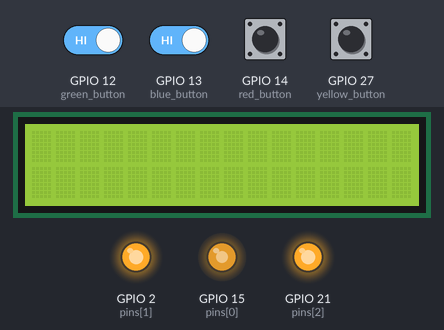
The program below on a simulated ESP32 board running MicroPython. Shown: 16×2 character LCD, output pins drawn as LEDs (lit = HIGH). Dashed ring = blinking. The test bench sets the inputs (shaded band); at power-on: GPIO 12 (green_button), GPIO 13 (blue_button), GPIO 14 (red_button), GPIO 27 (yellow_button) HIGH. WiFi joins after 1.5 s; random numbers come from a fixed seed; web requests get an empty 200 reply after 0.4 s; the clock reads 2024-03-15 10:24:30 at power-on unless the program sets it; library files of the repository ran but are not shown: LCD_API.py; what the program prints to the serial console is not drawn. At 14.9 s the program stops and its outputs stay as they are.

Above: at 4.6 s.
4.7 s: GPIO 12 (green_button) driven LOW and GPIO 13 (blue_button) driven LOW
At 10.8 s:
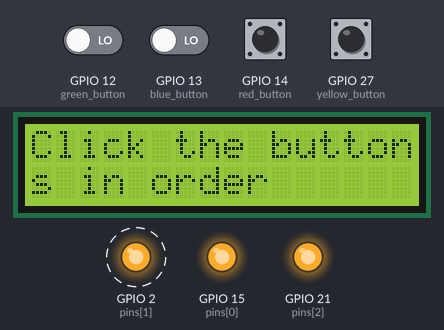
At 15.9 s:
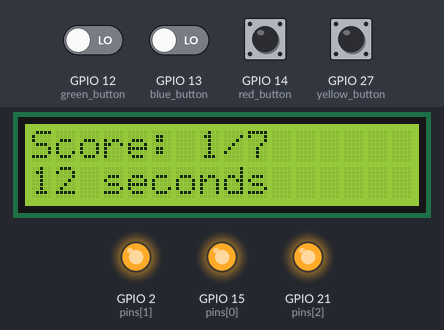
Timing chart, 0 to 16.4 s (numbered marks = the images above; inputs shaded):
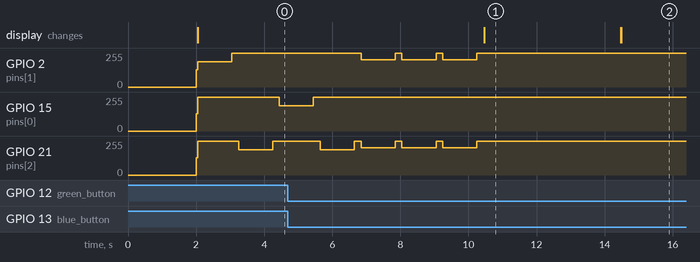

The program:

game2-server.py
```python
"""
    Bryan Rachmat and Andrew Singari
    CMPT 401 Project

    Game2 Color Memorization

"""
from machine import Pin,PWM,I2C
from random import randint
import time
from ww import I2cLcd
import time
from irrecvdata import irGetCMD
import network
import urequests
import ujson


# Set up Wi-Fi connection
wifi = network.WLAN(network.STA_IF)
wifi.active(True)
wifi.connect('TWUGuest','')

# Wait for connection with a timeout
timeout = 10
while not wifi.isconnected() and timeout > 0:
    time.sleep(1)
    timeout -= 1

# Check if connected
if wifi.isconnected():
    print('Connected to WiFi')
else:
    print('Failed to connect to WiFi')


# Record the start time
start_time = time.time()

#Initializing hardware connections
pins=[15,2,21]

pwm0=PWM(Pin(pins[0]),10000)
pwm1=PWM(Pin(pins[1]),10000)
pwm2=PWM(Pin(pins[2]),10000)
yellow_button = Pin(27, Pin.IN,Pin.PULL_UP)
blue_button  = Pin(13, Pin.IN,Pin.PULL_UP)
red_button  = Pin(14, Pin.IN,Pin.PULL_UP)
green_button  = Pin(12, Pin.IN,Pin.PULL_UP)
i2c = I2C(scl=Pin(5), sda=Pin(18), freq=400000)
devices = i2c.scan()
if len(devices) == 0:
    print("No i2c device !")
else:
    for device in devices:
        print("I2C addr: "+hex(device))
        lcd = I2cLcd(i2c, device, 2, 16)

level=4
sequence=3+level

def setColor(r,g,b):
    """
    Function to change the color of the RGB LED
    """
    pwm0.duty(1023-b)
    pwm1.duty(1023-g)
    pwm2.duty(1023-r)

def red():
    """
    setColor to red
    """
    setColor(255,0,0)
    print("red")
    time.sleep_ms(1000)

def green():
    """
    setColor to green
    """
    setColor(0,255,0)
    print("green")
    time.sleep_ms(1000)

def blue():
    """
    setColor to blue
    """
    setColor(0,0,255)
    print("blue")
    time.sleep_ms(1000)

def yellow():
    """
    setColor to yellow
    """
    setColor(195,195,11)
    print("yellow")
    time.sleep_ms(1000)

def none():
    """
    setColor to none
    """
    setColor(0,0,0)
    time.sleep_ms(200)

def generate_sequence(n):
    """
    Returns a sequence from 0 to 3 for random index, used for LED
    """
    array=[]
    for i in range (0,n):
        array.append(randint(0,3))

    return array


#array of color, test order, and answers
answers=[]
colors=[red,green,blue,yellow]
n=0
score=0
TestOrder=generate_sequence(sequence)


try:
    #LED Blink according to sequence
    for i in TestOrder:
        colors[i]()
        none()
    lcd.move_to(0, 0)
    lcd.clear()
    lcd.putstr("Click the buttons in order")

    #User clicks button according to what they memorized.
    while n<sequence:
        if not yellow_button.value():
            print("yellow")
            n+=1
            answers.append(3)
            time.sleep_ms(500)
        if not blue_button.value():
            print("blue")
            n+=1
            answers.append(2)
            time.sleep_ms(500)
        if not red_button.value():
            print("red")
            n+=1
            answers.append(0)
            time.sleep_ms(500)
        if not green_button.value():
            print("green")
            n+=1
            answers.append(1)
            time.sleep_ms(500)
    for i in range(0,sequence):
        if TestOrder[i]==answers[i]:
            score+=1
    end_time = time.time()
    #Calculate the elapsed time
    elapsed_time = end_time - start_time
    #Calculates and prints score.
    lcd.clear()
    lcd.move_to(0,0)
    lcd.putstr("Score: ")
    lcd.putstr("%d" %(score))
    lcd.putstr("/%d" %(sequence))
    lcd.move_to(0,1)
    lcd.putstr("%d" %(elapsed_time))
    lcd.putstr(" seconds")

    url = 'https://coastspas.com/randomdeveloperenv/game.php'
    data = {'score': score,'name':'LED Sequence Memorization','time':elapsed_time}
    json_data=ujson.dumps(data)

    headers = {
    'Content-Type': 'application/json',
    'User-Agent': 'Mozilla/5.0 (Windows NT 10.0; Win64; x64) AppleWebKit/537.36 (KHTML, like Gecko) Chrome/58.0.3029.110 Safari/537.3'
    }


    try:
        response = urequests.post(url, data=bytes(json_data, 'utf-8'), headers=headers)
        print(response.text)


    except Exception as e:
            print("Error:", e)
except:
    pass
```

ww.py
```python
from LCD_API import LcdApi
from machine import I2C
from time import sleep_ms

# The PCF8574 has a jumper selectable address: 0x20 - 0x27
DEFAULT_I2C_ADDR = 0x27

# Defines shifts or masks for the various LCD line attached to the PCF8574

MASK_RS = 0x01
MASK_RW = 0x02
MASK_E = 0x04
SHIFT_BACKLIGHT = 3
SHIFT_DATA = 4


class I2cLcd(LcdApi):
    def __init__(self, i2c, i2c_addr, num_lines, num_columns):
        self.i2c = i2c
        self.i2c_addr = i2c_addr
        self.i2c.writeto(self.i2c_addr, bytearray([0]))
        sleep_ms(20)   # Allow LCD time to powerup
        # Send reset 3 times
        self.hal_write_init_nibble(self.LCD_FUNCTION_RESET)
        sleep_ms(5)    # need to delay at least 4.1 msec
        self.hal_write_init_nibble(self.LCD_FUNCTION_RESET)
        sleep_ms(1)
        self.hal_write_init_nibble(self.LCD_FUNCTION_RESET)
        sleep_ms(1)
        # Put LCD into 4 bit mode
        self.hal_write_init_nibble(self.LCD_FUNCTION)
        sleep_ms(1)
        LcdApi.__init__(self, num_lines, num_columns)
        cmd = self.LCD_FUNCTION
        if num_lines > 1:
            cmd |= self.LCD_FUNCTION_2LINES
        self.hal_write_command(cmd)

    def hal_write_init_nibble(self, nibble):
        """Writes an initialization nibble to the LCD.

        This particular function is only used during initialization.
        """
        byte = ((nibble >> 4) & 0x0f) << SHIFT_DATA
        self.i2c.writeto(self.i2c_addr, bytearray([byte | MASK_E]))
        self.i2c.writeto(self.i2c_addr, bytearray([byte]))

    def hal_backlight_on(self):
        """Allows the hal layer to turn the backlight on."""
        self.i2c.writeto(self.i2c_addr, bytearray([1 << SHIFT_BACKLIGHT]))

    def hal_backlight_off(self):
        """Allows the hal layer to turn the backlight off."""
        self.i2c.writeto(self.i2c_addr, bytearray([0]))

    def hal_write_command(self, cmd):
        """Writes a command to the LCD.

        Data is latched on the falling edge of E.
        """
        byte = ((self.backlight << SHIFT_BACKLIGHT) | (((cmd >> 4) & 0x0f) << SHIFT_DATA))
        self.i2c.writeto(self.i2c_addr, bytearray([byte | MASK_E]))
        self.i2c.writeto(self.i2c_addr, bytearray([byte]))
        byte = ((self.backlight << SHIFT_BACKLIGHT) | ((cmd & 0x0f) << SHIFT_DATA))
        self.i2c.writeto(self.i2c_addr, bytearray([byte | MASK_E]))
        self.i2c.writeto(self.i2c_addr, bytearray([byte]))
        if cmd <= 3:
            # The home and clear commands require a worst case delay of 4.1 msec
            sleep_ms(5)

    def hal_write_data(self, data):
        """Write data to the LCD."""
        byte = (MASK_RS | (self.backlight << SHIFT_BACKLIGHT) | (((data >> 4) & 0x0f) << SHIFT_DATA))
        self.i2c.writeto(self.i2c_addr, bytearray([byte | MASK_E]))
        self.i2c.writeto(self.i2c_addr, bytearray([byte]))
        byte = (MASK_RS | (self.backlight << SHIFT_BACKLIGHT) | ((data & 0x0f) << SHIFT_DATA))
        self.i2c.writeto(self.i2c_addr, bytearray([byte | MASK_E]))
        self.i2c.writeto(self.i2c_addr, bytearray([byte]))
```

Measured:
- by itself, GPIO 2 (pins[1]): alternates 255/255 for 0.20 s and 206/255 for 1.0 s, 6 changes in all, then stays 255/255
- by itself, GPIO 15 (pins[0]): repeats every 1.2 s: 252/255 1.0 s, 255/255 0.20 s, until it stays 255/255 from 10.2 s
- by itself, GPIO 21 (pins[2]): repeats every 1.2 s: 255/255 0.20 s, 206/255 1.0 s, until it stays 255/255 from 10.2 s
- what the display in image 1 shows lasts 4.0 s, from 10.5 s to 14.5 s
